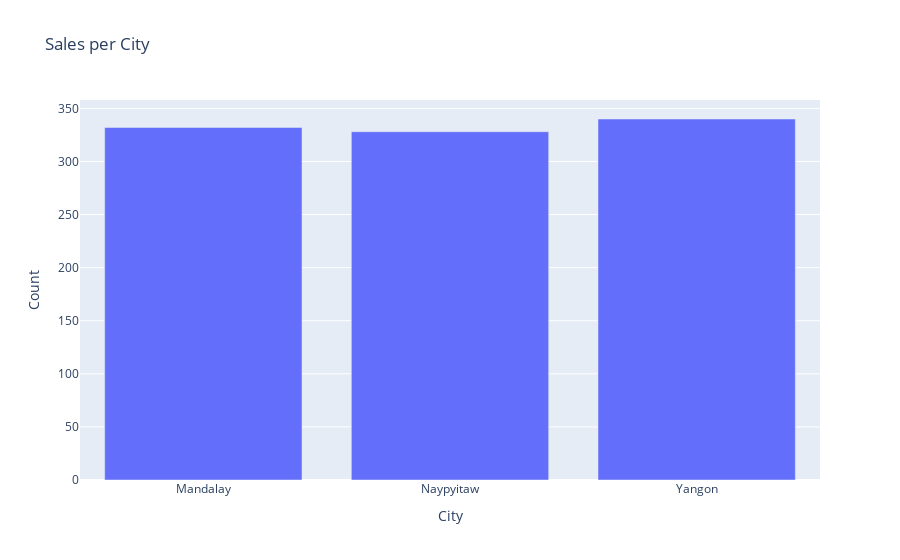

Here is the notebook cell this chart was saved with:
### Code cell
# Calculating the supermarket gross income based on the city it's in
avgyearlysales = df.groupby('City')['gross_income'].count().to_dict()
df_yearsales = pd.DataFrame(list(avgyearlysales.items()), 
                            columns = ['City','Count'])

fig = px.bar(df_yearsales, 
             x ='City', 
             y ='Count', 
             title =' Sales per City')
plt.savefig('citygrossincome.jpg')
fig.show();

### Figure 1 — Plotly figure (JSON) as saved in the notebook; plotly's stock layout.template omitted (floating-point values rounded to 4 significant figures)
{"data": [{"alignmentgroup": "True", "hovertemplate": "City=%{x}<br>Count=%{y}<extra></extra>", "legendgroup": "", "marker": {"color": "#636efa"}, "name": "", "offsetgroup": "", "orientation": "v", "showlegend": false, "textposition": "auto", "type": "bar", "x": ["Mandalay", "Naypyitaw", "Yangon"], "xaxis": "x", "y": [332, 328, 340], "yaxis": "y"}], "layout": {"barmode": "relative", "legend": {"tracegroupgap": 0}, "title": {"text": " Sales per City"}, "xaxis": {"anchor": "y", "domain": [0, 1], "title": {"text": "City"}}, "yaxis": {"anchor": "x", "domain": [0, 1], "title": {"text": "Count"}}}}
